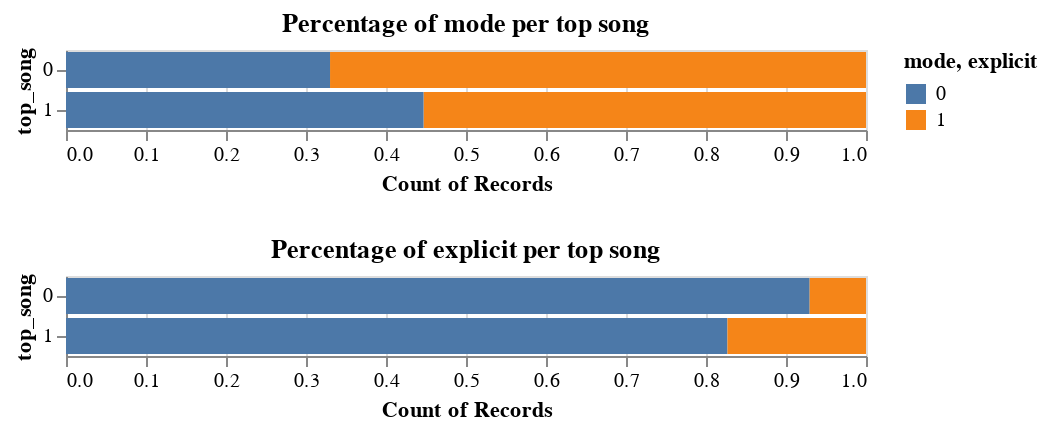

The code cell stored with this chart in its notebook:
### Markdown cell above
Top song classification analysis

### Code cell
# Stacked bar plots for categories mode and explicit in relation to top songs
mode = alt.Chart(df_merged).mark_bar().encode(
    x=alt.X('count(mode)', stack="normalize"),
    y='top_song',
    color='mode'
)
mode.title = 'Percentage of mode per top song'

explicit = alt.Chart(df_merged).mark_bar().encode(
    x=alt.X('count(explicit)', stack="normalize"),
    y='top_song',
    color='explicit'
)
explicit.title = 'Percentage of explicit per top song'

chart = alt.vconcat(mode, explicit)

chart

### Figure 1 — Vega specification as saved in the notebook (floating-point values rounded to 4 significant figures)
{"$schema": "https://vega.github.io/schema/vega/v5.json", "data": [{"name": "source_0"}, {"name": "data_0", "values": [{"__count_end": 1.0, "__count_start": 0.3301, "mode": 1, "top_song": 0}, {"__count_end": 0.3301, "__count_start": 0.0, "mode": 0, "top_song": 0}, {"__count_end": 1.0, "__count_start": 0.4469, "mode": 1, "top_song": 1}, {"__count_end": 0.4469, "__count_start": 0.0, "mode": 0, "top_song": 1}]}, {"name": "data_1", "values": [{"__count_end": 0.9296, "__count_start": 0.0, "explicit": 0, "top_song": 0}, {"__count_end": 1.0, "__count_start": 0.9296, "explicit": 1, "top_song": 0}, {"__count_end": 0.8268, "__count_start": 0.0, "explicit": 0, "top_song": 1}, {"__count_end": 1.0, "__count_start": 0.8268, "explicit": 1, "top_song": 1}]}, {"name": "data_0_color_domain_mode_0", "values": [{"mode": 1}, {"mode": 0}]}, {"name": "data_1_color_domain_explicit_1", "values": [{"explicit": 0}, {"explicit": 1}]}, {"name": "data_0_concat_0_y_domain_top_song", "values": [{"top_song": 0}, {"top_song": 1}]}, {"name": "data_1_concat_1_y_domain_top_song", "values": [{"top_song": 0}, {"top_song": 1}]}], "signals": [{"name": "concat_0_y_step", "value": 20}, {"name": "concat_0_height", "update": "bandspace(domain('concat_0_y').length, 0.1, 0.05) * concat_0_y_step"}, {"name": "concat_1_y_step", "value": 20}, {"name": "concat_1_height", "update": "bandspace(domain('concat_1_y').length, 0.1, 0.05) * concat_1_y_step"}], "marks": [{"type": "group", "name": "concat_0_group", "encode": {"update": {"height": {"signal": "concat_0_height"}, "width": {"signal": "width"}}}, "marks": [{"type": "rect", "name": "concat_0_marks", "from": {"data": "data_0"}, "encode": {"update": {"fill": {"field": "mode", "scale": "color"}, "height": {"scale": "concat_0_y", "band": 1}, "x2": {"field": "__count_start", "scale": "concat_0_x"}, "x": {"field": "__count_end", "scale": "concat_0_x"}, "y": {"field": "top_song", "scale": "concat_0_y"}, "ariaRoleDescription": {"value": "bar"}, "description": {"signal": "\"mode: \" + (isValid(datum[\"mode\"]) ? datum[\"mode\"] : \"\"+datum[\"mode\"]) + \"; Count of Records: \" + (format(datum[\"__count_end\"]-datum[\"__count_start\"], \"\")) + \"; top_song: \" + (isValid(datum[\"top_song\"]) ? datum[\"top_song\"] : \"\"+datum[\"top_song\"])"}}}, "style": ["bar"]}], "axes": [{"scale": "concat_0_x", "minExtent": 0, "gridScale": "concat_0_y", "ticks": false, "maxExtent": 0, "grid": true, "labels": false, "aria": false, "orient": "bottom", "tickCount": {"signal": "ceil(width/40)"}, "zindex": 0, "domain": false}, {"scale": "concat_0_x", "labelFlush": true, "orient": "bottom", "grid": false, "tickCount": {"signal": "ceil(width/40)"}, "zindex": 0, "title": "Count of Records", "labelOverlap": true}, {"scale": "concat_0_y", "grid": false, "title": "top_song", "orient": "left", "zindex": 0}], "title": {"text": "Percentage of mode per top song", "frame": "group"}, "style": "cell"}, {"type": "group", "name": "concat_1_group", "encode": {"update": {"width": {"signal": "width"}, "height": {"signal": "concat_1_height"}}}, "marks": [{"type": "rect", "name": "concat_1_marks", "from": {"data": "data_1"}, "encode": {"update": {"fill": {"field": "explicit", "scale": "color"}, "ariaRoleDescription": {"value": "bar"}, "x": {"field": "__count_end", "scale": "concat_1_x"}, "x2": {"field": "__count_start", "scale": "concat_1_x"}, "y": {"field": "top_song", "scale": "concat_1_y"}, "height": {"scale": "concat_1_y", "band": 1}, "description": {"signal": "\"explicit: \" + (isValid(datum[\"explicit\"]) ? datum[\"explicit\"] : \"\"+datum[\"explicit\"]) + \"; Count of Records: \" + (format(datum[\"__count_end\"]-datum[\"__count_start\"], \"\")) + \"; top_song: \" + (isValid(datum[\"top_song\"]) ? datum[\"top_song\"] : \"\"+datum[\"top_song\"])"}}}, "style": ["bar"]}], "axes": [{"scale": "concat_1_x", "minExtent": 0, "zindex": 0, "aria": false, "labels": false, "tickCount": {"signal": "ceil(width/40)"}, "ticks": false, "gridScale": "concat_1_y", "orient": "bottom", "grid": true, "domain": false, "maxExtent": 0}, {"scale": "concat_1_x", "grid": false, "labelFlush": true, "labelOverlap": true, "zindex": 0, "title": "Count of Records", "tickCount": {"signal": "ceil(width/40)"}, "orient": "bottom"}, {"scale": "concat_1_y", "title": "top_song", "grid": false, "zindex": 0, "orient": "left"}], "title": {"text": "Percentage of explicit per top song", "frame": "group"}, "style": "cell"}], "scales": [{"name": "color", "type": "ordinal", "domain": {"fields": [{"data": "data_0_color_domain_mode_0", "field": "mode"}, {"data": "data_1_color_domain_explicit_1", "field": "explicit"}], "sort": true}, "range": "category"}, {"name": "concat_0_x", "type": "linear", "domain": [0, 1], "range": [0, {"signal": "width"}], "nice": true, "zero": true}, {"name": "concat_0_y", "type": "band", "domain": {"data": "data_0_concat_0_y_domain_top_song", "field": "top_song", "sort": true}, "range": {"step": {"signal": "concat_0_y_step"}}, "paddingInner": 0.1, "paddingOuter": 0.05}, {"name": "concat_1_x", "type": "linear", "domain": [0, 1], "range": [0, {"signal": "width"}], "nice": true, "zero": true}, {"name": "concat_1_y", "type": "band", "domain": {"data": "data_1_concat_1_y_domain_top_song", "field": "top_song", "sort": true}, "range": {"step": {"signal": "concat_1_y_step"}}, "paddingInner": 0.1, "paddingOuter": 0.05}], "padding": 5, "background": "white", "width": 400, "layout": {"padding": 20, "columns": 1, "bounds": "full", "align": "each"}, "legends": [{"fill": "color", "symbolType": "square", "title": "mode, explicit"}]}
